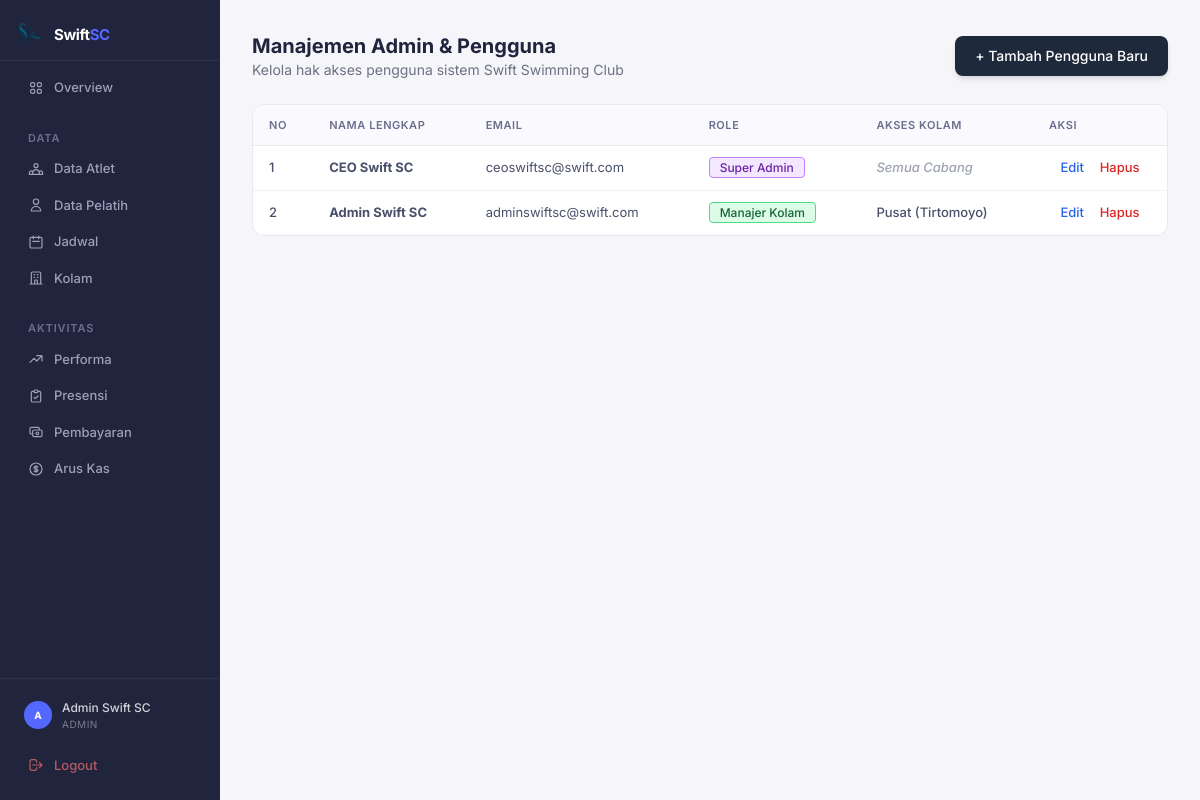
The page /admin/admin.php (signed in) on the database its author committed.
### tables this page shows
CREATE TABLE `users` (
  `id` int(11) NOT NULL,
  `username` varchar(100) NOT NULL,
  `email` varchar(150) NOT NULL,
  `password` varchar(255) NOT NULL,
  `role` enum('CEO','Admin','Pelatih') NOT NULL,
  `cabang_id` int(11) DEFAULT NULL,
  `created_at` timestamp NOT NULL DEFAULT current_timestamp()
);

CREATE TABLE `cabang` (
  `id` int(11) NOT NULL,
  `nama_cabang` varchar(100) NOT NULL,
  `lokasi` text NOT NULL,
  `created_at` timestamp NOT NULL DEFAULT current_timestamp()
);

### admin/admin.php (the view, shortened to what this page needs)
<?php
include '../includes/header.php';
include '../includes/sidebar.php';
include '../includes/koneksi.php';
?>
<div class="lg:ml-[220px] pt-16 lg:pt-0 min-h-screen">
    <div class="p-4 lg:p-8 page-content">
        <div class="flex items-center justify-between mb-6">
            <div>
                <h1 class="text-xl font-bold text-algolia-navy">Manajemen Admin & Pengguna</h1>
                <p class="text-sm text-gray-500">Kelola hak akses pengguna sistem Swift Swimming Club</p>
            </div>
            <button data-modal-target="modalTambahAdmin" data-modal-toggle="modalTambahAdmin" class="text-white bg-slate-800 hover:bg-slate-900 font-medium rounded-lg text-sm px-5 py-2.5 transition-all shadow-md">
                + Tambah Pengguna Baru
            </button>
        </div>
        <div class="card overflow-hidden">
            <table class="table-algolia">
                <thead class="text-xs text-gray-500 uppercase bg-gray-50/80">
                    <tr>
                        <th class="px-6 py-4">No</th>
                        <th class="px-6 py-4">Nama Lengkap</th>
                        <th class="px-6 py-4">Email</th>
                        <th class="px-6 py-4">Role</th>
                        <th class="px-6 py-4">Akses Kolam</th>
                        <th class="px-6 py-4 text-center">Aksi</th>
                    </tr>
                </thead>
                <tbody>
                    <?php
                    $no = 1;
                    $usersArray = [];
                    $q_users = mysqli_query($koneksi, "SELECT u.*, c.nama_cabang as nama_kolam FROM users u LEFT JOIN cabang c ON u.cabang_id = c.id WHERE u.role IN ('CEO', 'Admin') ORDER BY u.role, u.username ASC");
                    if($q_users) {
                        while($row = mysqli_fetch_assoc($q_users)) {
                            $usersArray[] = $row;
                        }
                    }
                    if(count($usersArray) > 0) {
                        foreach($usersArray as $data) {
                            $role = $data['role'];
                            $nama_role = ($role == 'CEO') ? 'Super Admin' : 'Manajer Kolam';
                            $role_color = ($role == 'CEO') ? 'bg-purple-100 text-purple-800 border-purple-400' : 'bg-green-100 text-green-800 border-green-400';
                            $akses_kolam = empty($data['cabang_id']) ? '<span class="text-gray-400 italic">Semua Cabang</span>' : htmlspecialchars($data['nama_kolam'] ?? '');
                    ?>
                    <tr class="border-b border-gray-50 hover:bg-gray-50/50 transition-colors">
                        <td class="px-6 py-4 font-medium text-gray-900"><?= $no++; ?></td>
                        <td class="px-6 py-4 font-bold text-gray-800"><?= htmlspecialchars($data['username']); ?></td>
                        <td class="px-6 py-4"><?= htmlspecialchars($data['email']); ?></td>
                        <td class="px-6 py-4"><span class="text-xs font-medium px-2.5 py-0.5 rounded border <?= $role_color; ?>"><?= $nama_role; ?></span></td>
                        <td class="px-6 py-4 font-medium"><?= $akses_kolam; ?></td>
                        <td class="px-6 py-4 text-center space-x-3">
                            <button data-modal-target="modalEditAdmin<?= $data['id']; ?>" data-modal-toggle="modalEditAdmin<?= $data['id']; ?>" class="font-medium text-blue-600 hover:underline">Edit</button>
                            <a href="hapus_admin.php?id=<?= $data['id']; ?>" onclick="return confirm('Yakin hapus pengguna ini?')" class="font-medium text-red-600 hover:underline">Hapus</a>
                        </td>
                    </tr>
                    <?php
                        }
                    } else {
                        echo '<tr><td colspan="6" class="px-6 py-4 text-center text-gray-500 py-6">Belum ada data admin.</td></tr>';
                    }
                    ?>
                </tbody>
            </table>
        </div>
    </div>
</div>
<?php include '../includes/footer.php'; ?>

### includes/header.php (style rules this page uses)
body { font-family: 'Inter', system-ui, -apple-system, sans-serif; background: #F5F5FA; color: #21243D; }
.card { background: #FFFFFF; border: 1px solid #E8E8EF; border-radius: 12px; }
.table-algolia { width: 100%; border-collapse: collapse; }
.table-algolia thead th { font-size: 11px; font-weight: 600; color: #6B6F8D; text-transform: uppercase; letter-spacing: 0.05em; padding: 12px 16px; border-bottom: 1px solid #E8E8EF; text-align: left; background: #FAFAFE; }
.table-algolia tbody td { font-size: 13px; padding: 12px 16px; border-bottom: 1px solid #F0F0F5; color: #4A4F6A; }
.table-algolia tbody tr:last-child td { border-bottom: none; }
.page-content { animation: fadeUp 0.3s ease-out; }

### rows shown on the page
users: username "CEO Swift SC", email "ceoswiftsc@swift.com", role "Super Admin", shows "Semua Cabang"
users: username "Admin Swift SC", email "adminswiftsc@swift.com", role "Manajer Kolam", cabang.nama_cabang "Pusat (Tirtomoyo)"

### other values the page prints
substr($nama, 0, 1) "A"
$nama "Admin Swift SC"
$role "ADMIN"
